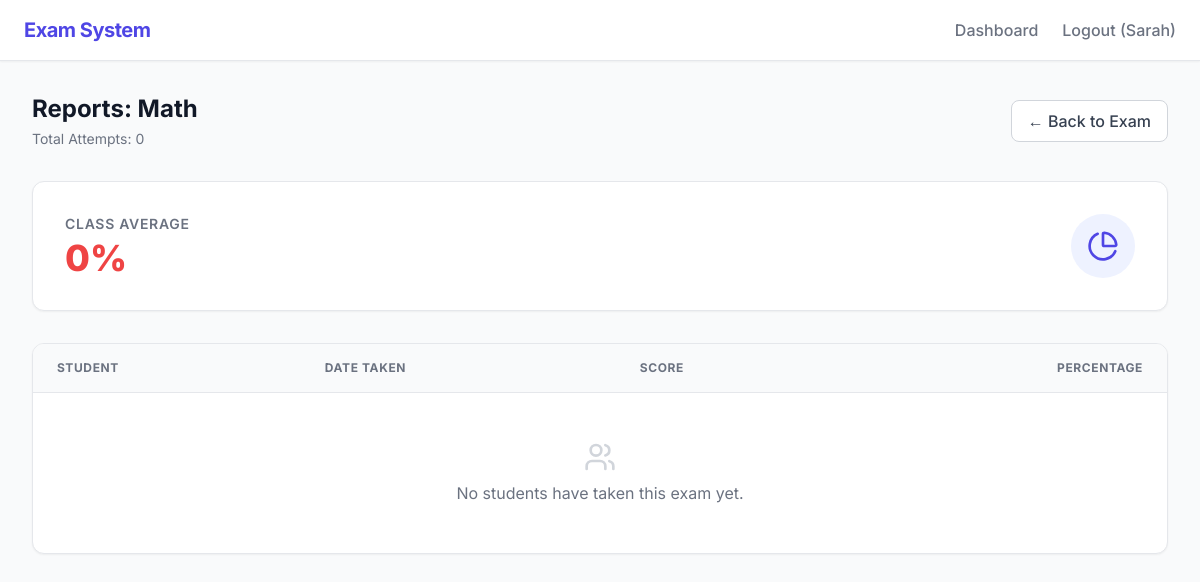
The app's page /exam/1/report/ (signed in), older data.
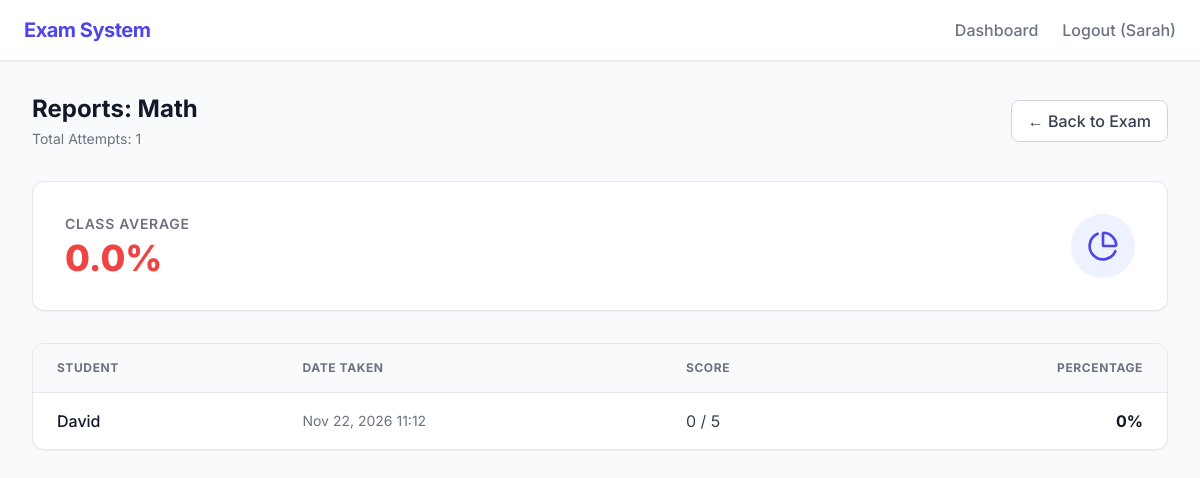
The same page, newer data.
### exams/models.py (models this page shows, shortened)
class ExamAttempt(models.Model):
    user = models.ForeignKey(User, on_delete=models.CASCADE, related_name="attempts")
    exam = models.ForeignKey(Exam, on_delete=models.CASCADE, related_name="attempts")
    score = models.PositiveIntegerField(default=0)
    total_points = models.PositiveIntegerField(default=0)
    completed_at = models.DateTimeField(auto_now_add=True)
    class Meta:
        unique_together = ('user', 'exam') # A student can only take an exam once

### exams/views.py (the view)
# urls.py: path('exam/<int:pk>/report/', views.ExamReportView.as_view(), name='exam_report'),
class ExamReportView(TeacherRequiredMixin, TemplateView):
    template_name = 'exams/exam_report.html'
    def get_context_data(self, **kwargs):
        context = super().get_context_data(**kwargs)
        exam = get_object_or_404(Exam, pk=self.kwargs['pk'], created_by=self.request.user)
        attempts = ExamAttempt.objects.filter(exam=exam).select_related('user').order_by('-completed_at')
        total_percentage = 0
        for attempt in attempts:
            if attempt.total_points > 0:
                total_percentage += (attempt.score / attempt.total_points) * 100
        avg_score = round(total_percentage / attempts.count(), 1) if attempts.exists() else 0
        context['exam'] = exam
        context['attempts'] = attempts
        context['avg_score'] = avg_score
        return context

### exams/views.py (called while the page is built)
    def test_func(self):
        return self.request.user.is_staff

### exams/templates/exams/exam_report.html
{% extends 'base.html' %}
{% block content %}
<div class="flex justify-between items-center mb-8">
    <div>
        <h2 class="text-2xl font-bold text-gray-900">Reports: {{ exam.title }}</h2>
        <p class="text-gray-500 text-sm mt-1">Total Attempts: {{ attempts.count }}</p>
    </div>
    <a href="{% url 'exam_detail' exam.pk %}" class="bg-white border border-gray-300 text-gray-700 px-4 py-2 rounded-lg font-medium hover:bg-gray-50 transition">
        &larr; Back to Exam
    </a>
</div>
<div class="bg-white rounded-xl shadow-sm border border-gray-200 p-8 mb-8 flex items-center justify-between">
    <div>
        <p class="text-gray-500 text-sm font-semibold uppercase tracking-wider mb-1">Class Average</p>
        <h3 class="text-4xl font-extrabold {% if avg_score >= 50 %}text-green-500{% else %}text-red-500{% endif %}">
            {{ avg_score }}%
        </h3>
    </div>
    <div class="w-16 h-16 rounded-full bg-indigo-50 flex items-center justify-center">
        <i data-lucide="pie-chart" class="w-8 h-8 text-indigo-600"></i>
    </div>
</div>
<div class="bg-white rounded-xl shadow-sm border border-gray-200 overflow-hidden">
    <table class="w-full text-left border-collapse">
        <thead>
            <tr class="bg-gray-50 border-b border-gray-200 text-xs font-semibold text-gray-500 uppercase tracking-wider">
                <th class="px-6 py-4">Student</th>
                <th class="px-6 py-4">Date Taken</th>
                <th class="px-6 py-4">Score</th>
                <th class="px-6 py-4 text-right">Percentage</th>
            </tr>
        </thead>
        <tbody class="divide-y divide-gray-100">
            {% for attempt in attempts %}
            <tr class="hover:bg-gray-50 transition">
                <td class="px-6 py-4 font-medium text-gray-900">{{ attempt.user.username }}</td>
                <td class="px-6 py-4 text-gray-500 text-sm">{{ attempt.completed_at|date:"M d, Y H:i" }}</td>
                <td class="px-6 py-4 text-gray-700">{{ attempt.score }} / {{ attempt.total_points }}</td>
                <td class="px-6 py-4 text-right font-bold text-gray-900">
                    {% widthratio attempt.score attempt.total_points 100 %}%
                </td>
            </tr>
            {% empty %}
            <tr>
                <td colspan="4" class="px-6 py-12 text-center text-gray-500">
                    <i data-lucide="users" class="w-8 h-8 mx-auto mb-2 text-gray-300"></i>
                    No students have taken this exam yet.
                </td>
            </tr>
            {% endfor %}
        </tbody>
    </table>
</div>
{% endblock %}

Row changes from the older to the newer data that the page shows:
added ExamAttempt: user.username "David", completed_at "Nov 22, 2026 11:12", score "0", total_points "5", score+total_points "0"
Text that changed along with them:
{{ attempts.count }}: "0" → "1"
{{ avg_score }}: "0" → "0.0"
text no longer shown: "No students have taken this exam yet."
